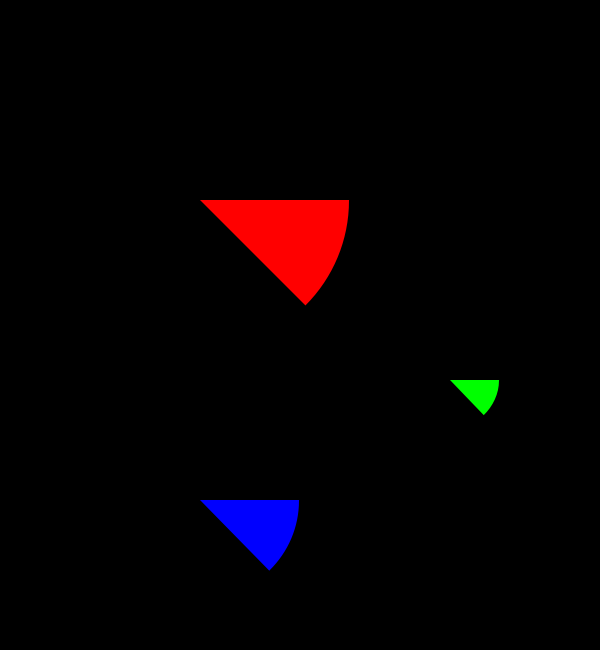
Frame 1 (no input)
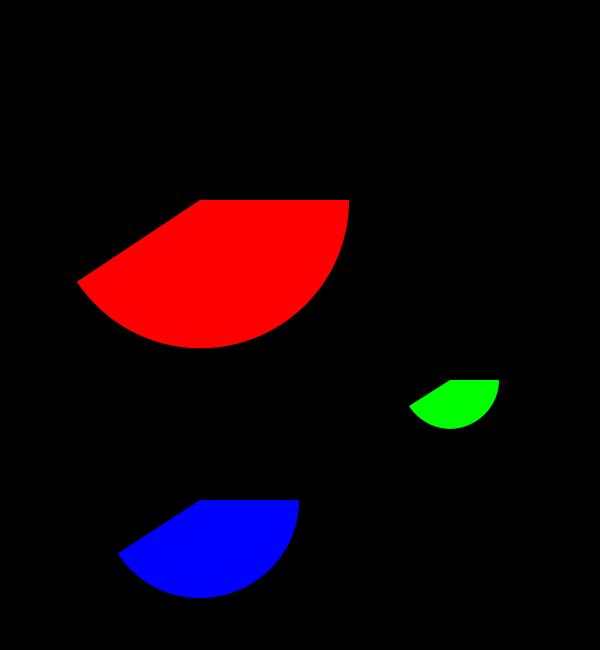
Frame 60 (the mouse pressed at the canvas centre just before this capture)
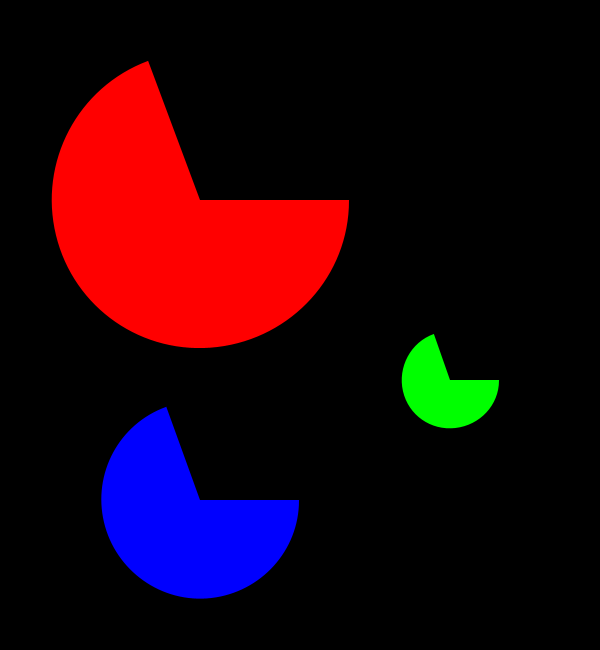
Frame 120 (the mouse held since frame 60 and released just before this capture)

The Processing sketch that drew these frames (run headless with seeded random() and noise(); from frame 60 on, the mouse is pressed at the canvas centre):

// Processing sketch: processing_67929
// ── processing_67929.pde

float incremento1=0.0;

void setup(){
size(600,650);
noFill();
smooth();
}

void draw(){
background(0);
strokeWeight(3);
fill(255,0,0);
arc(200,200,300,300,0,QUARTER_PI+incremento1);
incremento1+=0.01;

fill(0,0,255);
arc(200,500,200,200,0,QUARTER_PI+incremento1);
incremento1+=0.01;

fill(0,255,0);
arc(450,380,100,100,0,QUARTER_PI+incremento1);
incremento1+=0.01;

}
